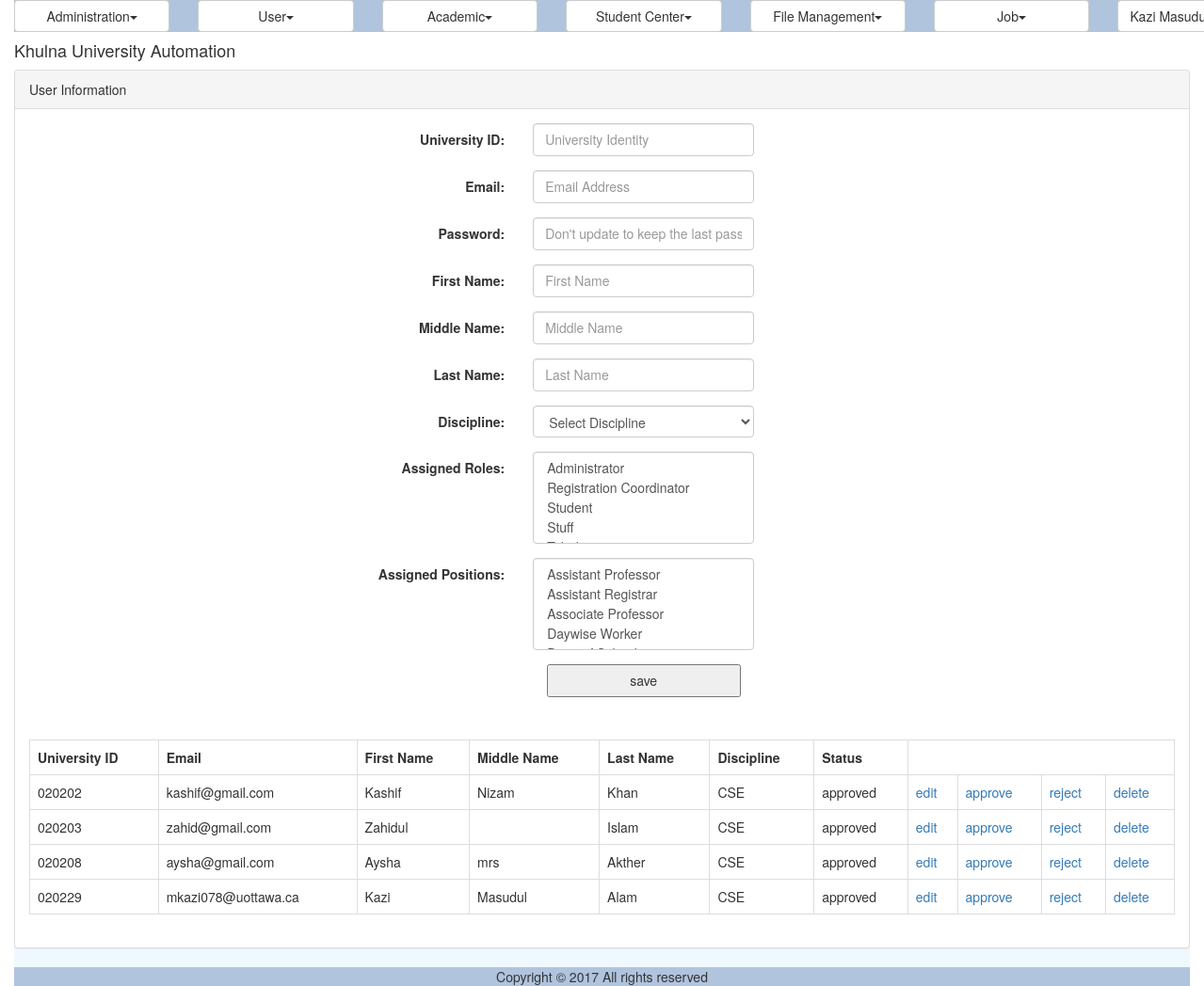
The app's page /user.php (signed in) with its own data.
### tables this page shows
CREATE TABLE IF NOT EXISTS `ums_user` (
  `ID` varchar(40) NOT NULL,
  `UniversityID` varchar(20) NOT NULL,
  `Email` varchar(50) NOT NULL,
  `Password` varchar(255) NOT NULL,
  `FirstName` varchar(50) DEFAULT NULL,
  `MiddleName` varchar(50) DEFAULT NULL,
  `LastName` varchar(50) DEFAULT NULL,
  `DisciplineID` varchar(40) DEFAULT NULL,
  `Status` varchar(20) DEFAULT NULL,
  `IsLogged` varchar(10) DEFAULT NULL,
  `IsArchived` varchar(10) DEFAULT NULL,
  `IsDeleted` varchar(10) DEFAULT NULL,
  PRIMARY KEY (`ID`),
  UNIQUE KEY `Email` (`Email`),
  UNIQUE KEY `UniversityID` (`UniversityID`)
);

CREATE TABLE IF NOT EXISTS `ums_discipline` (
  `ID` varchar(40) NOT NULL,
  `Name` varchar(50) NOT NULL,
  `ShortCode` varchar(20) DEFAULT NULL,
  `SchoolID` varchar(40) DEFAULT NULL,
  PRIMARY KEY (`ID`)
);

### modules/user/ui/view.user.inc (the view, shortened to what the rows shown need)
<?php
include_once 'blade/view.user.blade.inc';
include_once COMMON.'class.common.inc';
?>
<div class="panel panel-default">
	<div class="panel-body">
	<table class="table table-bordered">
	<?php
	$Result = $_UserBAO->getAllUsers();
	if($Result->getIsSuccess()){
		$UserList = $Result->getResultObject();
	?>
		<tr>
			<th>University ID</th>
			<th>Email</th>
			<th>First Name</th>
			<th>Middle Name</th>
			<th>Last Name</th>
			<th>Discipline</th>
			<th>Status</th>
		</tr>
		<?php
		for($i = 0; $i < sizeof($UserList); $i++) {
			$User = $UserList[$i];
			?>
		    <tr>
			    <td><?php echo $User->getUniversityID(); ?></td>
			    <td><?php echo $User->getEmail(); ?></td>
			    <td><?php echo $User->getFirstName(); ?></td>
			    <td><?php echo $User->getMiddleName(); ?></td>
			    <td><?php echo $User->getLastName(); ?></td>
			    <td><?php echo $User->getDiscipline()->getShortCode(); ?></td>
			    <td><?php echo $User->getStatus(); ?></td>
			    <td>
			    <a href="?edit=<?php echo $User->getID(); ?>" onclick="return confirm('sure to edit !'); " >edit</a>
			    </td>
			    <td>
			    <a href="?approve=<?php echo $User->getID(); ?>" onclick="return confirm('sure to approve !'); " >approve</a>
			    </td>
			    <td>
			    <a href="?reject=<?php echo $User->getID(); ?>" onclick="return confirm('sure to reject !'); " >reject</a>
			    </td>
			    <td>
			    <a href="?del=<?php echo $User->getID(); ?>" onclick="return confirm('sure to delete !'); " >delete</a>
			    </td>
		    </tr>
	    <?php
		}
	}
	else{
		echo $Result->getResultObject();
	}
	?>
	</table>
	</div>
</div>

### records on screen
ums_user: UniversityID "020202", Email "kashif@gmail.com", FirstName "Kashif", MiddleName "Nizam", LastName "Khan", Status "approved"
ums_discipline: ShortCode "CSE"
ums_user: UniversityID "020203", Email "zahid@gmail.com", FirstName "Zahidul", LastName "Islam", Status "approved"
ums_user: UniversityID "020208", Email "aysha@gmail.com", FirstName "Aysha", MiddleName "mrs", LastName "Akther", Status "approved"
ums_user: UniversityID "020229", Email "mkazi078@uottawa.ca", FirstName "Kazi", MiddleName "Masudul", LastName "Alam", Status "approved"

### other values on screen
$globalMenu[$i]->getTitle() "Administration User Academic Student Center File Management Job"
$CurrentUser->getFullName() "Kazi…"
